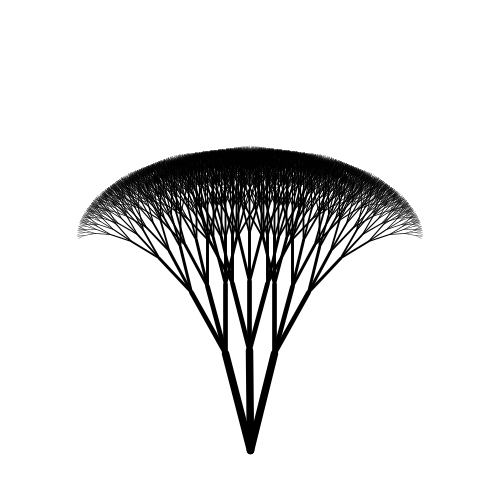
Frame 1 (no input)
Frame 2 (the mouse pressed at the canvas centre, redrawn once): identical to frame 1, image omitted

The Processing sketch that drew this single still picture (run headless with seeded random() and noise(); the mouse was pressed at the canvas centre and the sketch redrawn once):

// Processing sketch: processing_75367
// ── processing_75367.pde

float D = 2.75/4; //factor for d
float T = 2.50/4; //factor for t
float A = PI/random(6,16);

void setup() {
  size(500,500);
  smooth();
  strokeCap(ROUND);
  noLoop();
  println(PI/A);
}

void draw() {
  background(255);
  float x = 250;
  float y = 450;
  float a = -PI/2; //starting angle
  float d = 100; //length
  float t = 7.5; //tickness
  int level = 8;
  tree(x, y, a, d, t, level);
}

void tree(float x, float y, float a, float d, float t, int level) {
  level--;
  pushMatrix();
  translate(x, y);
  rotate(a);
  x = d*cos(A);
  y = d*sin(A);
  strokeWeight(t);
    line(0, 0, d, 0);
      if (level>0) tree(d, 0, 0, d*D, t*T, level);
  strokeWeight(t);
    line(0, 0, x, y);
        if (level>0) tree(x, y, A, d*D, t*T, level);
  strokeWeight(t);
    line(0, 0, x, -y);
      if (level>0) tree(x, -y, -A, d*D, t*T, level);
  popMatrix();
}
